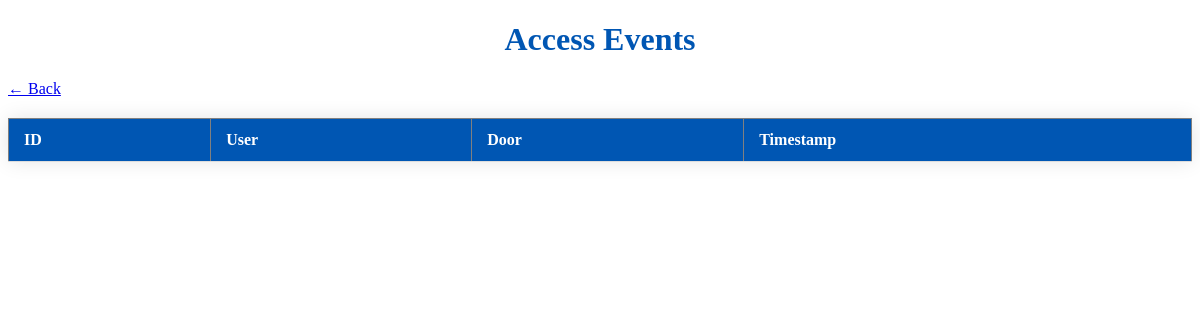
/events, run on an earlier commit of the app's database.
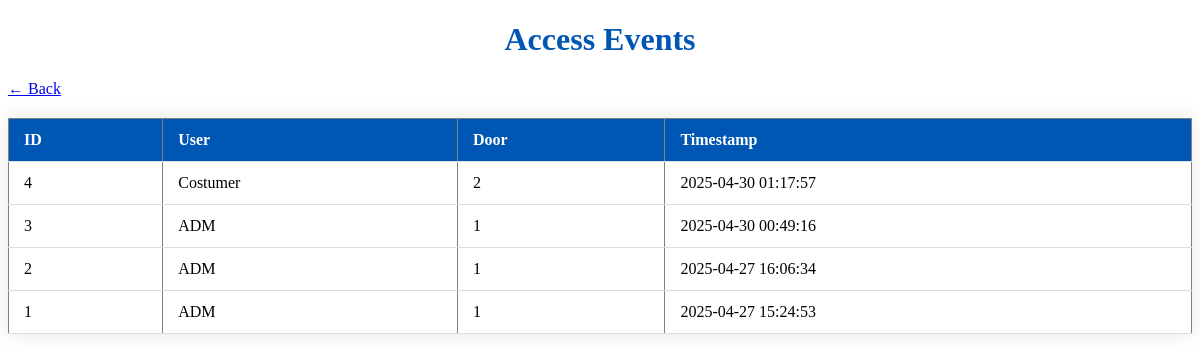
And on a later commit of the database.
### tables this page shows
CREATE TABLE events (id INTEGER PRIMARY KEY AUTOINCREMENT, user_name TEXT NOT NULL, door_id INTEGER NOT NULL, timestamp DATETIME DEFAULT CURRENT_TIMESTAMP);

### webserver/app.py (the view)
@app.route("/events")
def events():
    return render_template("events.html", events=get_events())

### webserver/app.py (called while the page is built)
def get_events():
    print("🔍 get_events() function called")  # Add this line
    try:
        with sqlite3.connect(DB_PATH) as conn:
            print("🔍 Database connection established")  # Add this line
            cursor = conn.cursor()
            cursor.execute("SELECT id, user_name, door_id, timestamp FROM events ORDER BY timestamp DESC;")
            events = cursor.fetchall()
            print("🔍 Eventos encontrados:", events)
            return events
    except sqlite3.Error as e:
        print(f"Database error: {e}")
        return []
    finally:
        print("🔍 get_events() function finished") # Add this line

### webserver/template/events.html (shortened to what this page needs)
<!DOCTYPE html>
<html>
<head>
    <link rel="stylesheet" href="..\static\events.css">
</head>
<body>
    <h1>Access Events</h1>
    <a href="/">← Back</a>
    <table border="1">
        <tr><th>ID</th><th>User</th><th>Door</th><th>Timestamp</th></tr>
        {% for id, user_name, door_id, timestamp in events %}
        <tr>
            <td>{{ id }}</td>
            <td>{{ user_name }}</td>
            <td>{{ door_id }}</td>
            <td>{{ timestamp }}</td>
        </tr>
        {% endfor %}
    </table>
</body>
</html>

What changed in the data, as far as the page shows it:
added events: id "4", user_name "Costumer", door "2", timestamp "2025-04-30 01:17:57"
added events: id "3", user_name "ADM", door "1", timestamp "2025-04-30 00:49:16"
added events: id "2", user_name "ADM", door "1", timestamp "2025-04-27 16:06:34"
added events: id "1", user_name "ADM", door "1", timestamp "2025-04-27 15:24:53"
